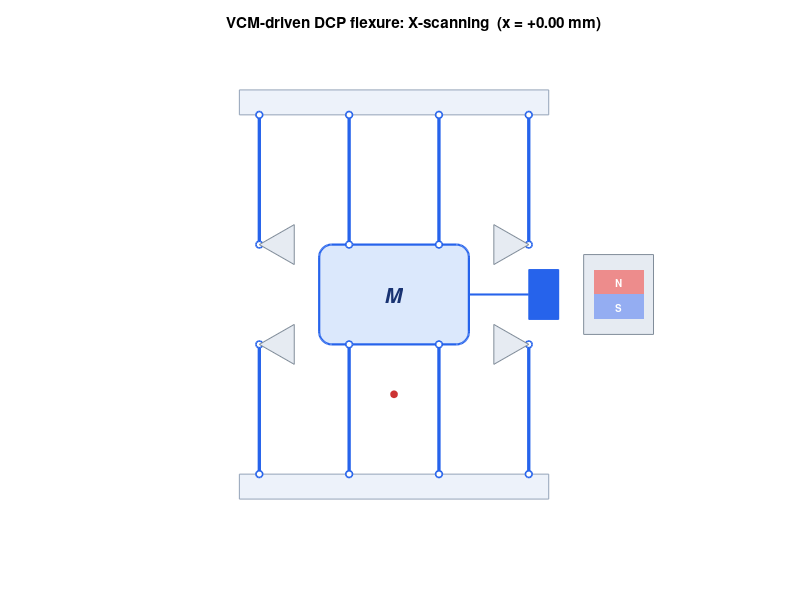

Source code (MATLAB): (Note: this script raises an error after producing the figure.)
%% animate_flexure.m - 올바른 DCP 구조 X-스캐닝 애니메이션 (GIF)
%  구조: 중앙 플랫폼 M + 전폭 상하 바 + 양옆 4 지점핀 + 16 힌지 (검증 구조)
%  모션: 플랫폼 +d, 중간바 +d/2(compound), 링크 틸트, 지점핀 고정. (변위 과장)
clear; clc; close all;
gif=fullfile('..','figure','fig13_flexure_anim.gif');
blue=[0.15 0.39 0.92]; fixc=[0.90 0.92 0.95]; soft=[0.86 0.91 0.99]; edg=[0.5 0.55 0.6]; gry=[0.45 0.45 0.5];
A=7;                         % 화면상 변위 진폭(과장), 실제 ±1mm 대응
N=36; fig=figure('Position',[100 100 600 520],'Color','w');
% 고정 지점핀 좌표
pins=[28 60 -1; 82 60 1; 28 40 -1; 82 40 1];
for f=1:N
  d=A*sin(2*pi*(f-1)/N); di=d/2;          % 플랫폼 d, 중간바 di
  clf; hold on; axis equal off; xlim([4 114]); ylim([2 100]);
  % 전폭 상/하 중간바 (+di)
  rectangle('Position',[24+di 86 62 5],'FaceColor',[0.93 0.95 0.98],'EdgeColor',[0.58 0.64 0.72]);
  rectangle('Position',[24+di  9 62 5],'FaceColor',[0.93 0.95 0.98],'EdgeColor',[0.58 0.64 0.72]);
  % 중앙 플랫폼 M (+d)
  rectangle('Position',[40+d 40 30 20],'Curvature',0.25,'FaceColor',soft,'EdgeColor',blue,'LineWidth',1.6);
  text(55+d,50,'M','HorizontalAlignment','center','FontSize',15,'FontWeight','bold','Color',[0.1 0.2 0.45],'FontAngle','italic');
  % 링크 8개 (지점핀 고정 / 바 +di / 플랫폼 +d)
  segs={ {46+di,86,46+d,60},{64+di,86,64+d,60},{46+d,40,46+di,14},{64+d,40,64+di,14}, ... % 내부
         {28+di,86,28,60},  {82+di,86,82,60},  {28,40,28+di,14},  {82,40,82+di,14} };     % 외부
  for q=1:8
    plot([segs{q}{1} segs{q}{3}],[segs{q}{2} segs{q}{4}],'-','Color',blue,'LineWidth',2.4);
  end
  % 16 힌지
  HX=[28+di 46+di 64+di 82+di  46+d 64+d 46+d 64+d  28+di 46+di 64+di 82+di  28 82 28 82];
  HY=[86 86 86 86  60 60 40 40  14 14 14 14  60 60 40 40];
  plot(HX,HY,'o','MarkerFaceColor','w','MarkerEdgeColor',blue,'MarkerSize',5,'LineWidth',1.2);
  % 지점핀 (해치 삼각, 고정)
  for i=1:4
    px=pins(i,1);py=pins(i,2);dd=pins(i,3);
    patch(px+[0 -7*dd -7*dd],py+[0 4 -4],fixc,'EdgeColor',edg);
  end
  % VCM 코일(+d, 가동) + 자석(고정)
  plot([70+d 82+d],[50 50],'-','Color',blue,'LineWidth',1.5);
  rectangle('Position',[82+d 45 6 10],'FaceColor',blue,'EdgeColor',blue);
  rectangle('Position',[93 42 14 16],'FaceColor',fixc,'EdgeColor',edg);
  rectangle('Position',[95 50 10 5],'FaceColor',[0.93 0.55 0.55],'EdgeColor','none');
  rectangle('Position',[95 45 10 5],'FaceColor',[0.58 0.68 0.95],'EdgeColor','none');
  text(100,52.5,'N','HorizontalAlignment','center','FontSize',7,'Color','w','FontWeight','bold');
  text(100,47.5,'S','HorizontalAlignment','center','FontSize',7,'Color','w','FontWeight','bold');
  % X 변위 화살표
  plot([55 55+d],[30 30],'-','Color',[0.8 0.2 0.2],'LineWidth',2);
  plot(55+d,30,'o','MarkerFaceColor',[0.8 0.2 0.2],'MarkerEdgeColor',[0.8 0.2 0.2],'MarkerSize',5);
  title(sprintf('VCM-driven DCP flexure: X-scanning  (x = %+.2f mm)', d/A*1.0),'FontSize',11);
  drawnow;
  fr=getframe(fig); [ind,cm]=rgb2ind(frame2im(fr),256);
  if f==1, imwrite(ind,cm,gif,'gif','LoopCount',inf,'DelayTime',0.06);
  else,    imwrite(ind,cm,gif,'gif','WriteMode','append','DelayTime',0.06); end
  if f==10, exportgraphics(fig,fullfile('..','figure','fig13_frame.png'),'Resolution',150); end
end
fprintf('애니메이션 저장: %s (%d 프레임, 올바른 DCP 구조)\n', gif, N);
